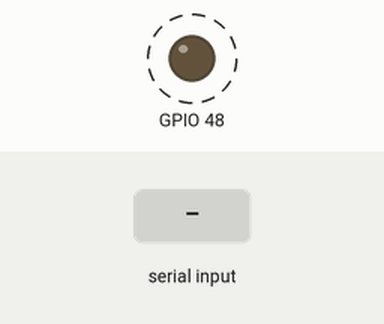
Simulated run of this program. Board: ESP32-S3. Shown: output pins drawn as LEDs (lit = HIGH). Dashed ring = blinking. The test bench sets the inputs (shaded band). Random numbers use the default seed unless the program sets one; what the program prints to the serial monitor is not drawn.

Above: at 1.4 s.
1.5 s: "d" received over Serial
3.7 s: "a" received over Serial
5.7 s: "A" received over Serial
Timing chart, 0 to 13.7 s (numbered marks = the images above; inputs shaded):
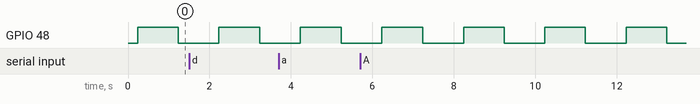

Measured:
- by itself, GPIO 48: alternates HIGH for 1.0 s and LOW for 1.0 s

The program:

main.cpp
```cpp
#include <Arduino.h>

#if defined(ESP32)
#include <esp_system.h>
#endif

#include "accel_adxl345.h"
#include "audio_i2s.h"
#include "config.h"
#include "dsp_features.h"
#include "evidence_buffers.h"
#include "event_log.h"
#include "fusion_fsm.h"

// Required global instances for header-only event_log.
EventLog g_event_log;

#if RAMPART_USE_MOCKS
RampartMockCorrelation g_rampart_mock_corr;
#endif

namespace {

static uint64_t g_boot_id = 0;
static uint32_t g_next_evidence_id = 1;

// ----------------------------
// Self-test harness (mock mode)
// ----------------------------

static uint32_t seen_audio_suspects = 0;
static uint32_t seen_accel_impacts = 0;
static uint32_t seen_correlated_alarms = 0;
static uint32_t fail_missed_expected = 0;

static const char *mock_scenario_str(int scn) {
  switch ((MockScenario)scn) {
    case SCN_AUDIO_ONLY:
      return "SCN_AUDIO_ONLY";
    case SCN_ACCEL_ONLY:
      return "SCN_ACCEL_ONLY";
    case SCN_CORRELATED:
      return "SCN_CORRELATED";
    case SCN_UNCORRELATED:
      return "SCN_UNCORRELATED";
    default:
      return "SCN_?";
  }
}

static void selftest_on_event(const EventRecord &e) {
  // Count only meaningful fusion-related events.
  if (e.type == EventType::AUDIO_SUSPECT) {
    seen_audio_suspects++;
  }

  // Treat "accel impacts" as any emitted record that observed an impact at that instant.
  // This avoids dependency on the FSM choosing an explicit IMPACT_SUSPECT vs ALERT_FIRED.
  if ((e.flags & 0x04u) != 0u) {
    seen_accel_impacts++;
  }

  // "Correlated" alarms = ALERT_FIRED with both audio (loud+HF) and impact flags set.
  if (e.type == EventType::ALERT_FIRED) {
    if ((e.flags & 0x07u) == 0x07u) {
      seen_correlated_alarms++;
    }
  }
}

static bool selftest_pass_now(uint32_t now_ms) {
  static constexpr uint32_t kSelfTestWindowMs = 30000u;
  if (now_ms < kSelfTestWindowMs) return false;

  const bool ok_audio = (EXPECT_AUDIO_EVENTS == 0u) ? (seen_audio_suspects == 0u)
                                                    : (seen_audio_suspects >= EXPECT_AUDIO_EVENTS);
  const bool ok_accel = (EXPECT_ACCEL_EVENTS == 0u) ? (seen_accel_impacts == 0u)
                                                    : (seen_accel_impacts >= EXPECT_ACCEL_EVENTS);
  const bool ok_corr = (EXPECT_CORR_EVENTS == 0u) ? (seen_correlated_alarms == 0u)
                                                  : (seen_correlated_alarms >= EXPECT_CORR_EVENTS);
  return ok_audio && ok_accel && ok_corr;
}

static rampart::AudioEvidenceBuffer g_audio_evid;
static rampart::AccelEvidenceBuffer g_accel_evid;

static uint64_t make_boot_id() {
#if defined(ESP32)
  // Prefer ESP HW RNG when available.
  const uint64_t hi = ((uint64_t)esp_random()) << 32;
  const uint64_t lo = (uint64_t)esp_random();
  uint64_t id = hi | lo;
  if (id == 0) id = 1;
  return id;
#else
  // Fallback for non-ESP builds.
  uint64_t id = ((uint64_t)micros() << 32) ^ (uint64_t)millis();
  if (id == 0) id = 1;
  return id;
#endif
}

static uint32_t frame_period_ms() {
  return (uint32_t)((1000ull * (uint64_t)RAMPART_AUDIO_FRAME_SAMPLES) /
                    (uint64_t)RAMPART_AUDIO_SAMPLE_RATE_HZ);
}

static void emit_and_print(EventRecord &e) {
  // Ensure every emitted record carries this boot identity.
  e.boot_id = g_boot_id;
  log_append(e);

  // Update self-test counters from the emitted record.
  selftest_on_event(e);

  // Print the actual stored record (seq/prev_hash/hash are assigned in log_append).
  const uint16_t cap = (uint16_t)RAMPART_EVENT_LOG_CAPACITY;
  const uint16_t last_idx = (uint16_t)((g_event_log.head + cap - 1u) % cap);
  log_print_one_line(g_event_log.buf[last_idx], Serial);
}

static void attach_evidence(EventRecord &e) {
  const uint32_t evid = g_next_evidence_id++;
  const rampart::AudioEvidenceRef ar = g_audio_evid.freeze_begin(evid);
  const rampart::AccelEvidenceRef gr = g_accel_evid.freeze_begin(evid);

  e.evidence_id = evid;
  e.audio_frames = ar.frames;
  e.audio_start_idx = ar.start_idx;
  e.accel_samples = gr.samples;
  e.accel_start_idx = gr.start_idx;
}

}  // namespace

void setup() {
  Serial.begin(115200);
  delay(200);

  Serial.println();
  Serial.println("Rampart PhaseA DSP+Fusion (ESP32-S3 Arduino)");
  Serial.print("RAMPART_USE_MOCKS=");
  Serial.println((int)RAMPART_USE_MOCKS);

  Serial.print("RAMPART_MOCK_SCENARIO=");
  Serial.print((int)RAMPART_MOCK_SCENARIO);
  Serial.print(" (");
  Serial.print(mock_scenario_str((int)RAMPART_MOCK_SCENARIO));
  Serial.println(")");

  Serial.print("RAMPART_DETERMINISTIC=");
  Serial.println((int)RAMPART_DETERMINISTIC);

  Serial.print("RAMPART_MOCK_SEED=0x");
  Serial.println((unsigned long)RAMPART_MOCK_SEED, HEX);

  pinMode(LED_BUILTIN, OUTPUT);
  digitalWrite(LED_BUILTIN, LOW);

  g_boot_id = make_boot_id();

  g_audio_evid.init();
  g_accel_evid.init();

  log_init();

#if RAMPART_USE_MOCKS
  // Legacy shared scheduler struct (kept for compatibility, but the deterministic
  // mocks use fixed formulas rather than shared random schedules).
  g_rampart_mock_corr.seed = (uint32_t)RAMPART_MOCK_SEED;
  g_rampart_mock_corr.next_burst_ms = 0u;
  g_rampart_mock_corr.burst_end_ms = 0u;
  g_rampart_mock_corr.correlated = (RAMPART_MOCK_SCENARIO == SCN_CORRELATED);
#endif

  const bool audio_ok = audio_init();
  const bool accel_ok = accel_init();

  Serial.print("init audio=");
  Serial.print(audio_ok ? "OK" : "FAIL");
  Serial.print(" accel=");
  Serial.println(accel_ok ? "OK" : "FAIL");

  EventRecord boot{};
  boot.type = EventType::BOOT;
  boot.t_ms = millis();
  boot.fsm_state = 0;
  attach_evidence(boot);
  emit_and_print(boot);
}

void loop() {
  const uint32_t now_ms = millis();

  static bool armed = true;  // hard requirement: armed true by default.

  // Serial command handling.
  while (Serial.available() > 0) {
    const char c = (char)Serial.read();
    if (c == 'd' || c == 'D') {
      log_dump_serial();
    } else if (c == 'a' || c == 'A') {
      armed = !armed;
      EventRecord e{};
      e.type = EventType::ARMED_CHANGED;
      e.t_ms = now_ms;
      e.flags = armed ? 1 : 0;
      attach_evidence(e);
      emit_and_print(e);
      Serial.print("armed=");
      Serial.println(armed ? "true" : "false");
    } else if (c == 't' || c == 'T') {
      EventRecord e{};
      e.type = EventType::TEST;
      e.t_ms = now_ms;
      attach_evidence(e);
      emit_and_print(e);
    }
  }

  // Module states.
  static FusionContext fsm;
  static bool fsm_inited = false;
  static AccelFeatureState accel_state;
  static bool feature_inited = false;

  if (!fsm_inited) {
    fsm_init(fsm);
    fsm_inited = true;
  }
  if (!feature_inited) {
    accel_feature_state_init(accel_state);
    feature_inited = true;
  }

  static AudioFeatures audio_feat{};
  static AccelFeatures accel_feat{};

  // Audio scheduling.
  static uint32_t next_audio_ms = 0;
  if (now_ms >= next_audio_ms) {
    AudioFrame frame;
    if (audio_read_frame(frame)) {
      g_audio_evid.push_frame(frame.samples);
      audio_compute_features(frame.samples, AudioFrame::kSamples, audio_sample_rate_hz(),
                             audio_feat);
    }
    next_audio_ms = now_ms + frame_period_ms();
  }

  // Accel scheduling.
  static uint32_t next_accel_ms = 0;
  const uint32_t accel_period_ms = (uint32_t)(1000u / RAMPART_ACCEL_RATE_HZ);
  if (now_ms >= next_accel_ms) {
    AccelSample s;
    if (accel_read_sample(s)) {
      g_accel_evid.push_sample(s);
      accel_compute_features(s, accel_state, accel_feat);
    }
    next_accel_ms = now_ms + accel_period_ms;
  }

  // FSM tick.
  EventRecord evt{};
  if (fsm_tick(fsm, armed, now_ms, audio_feat, accel_feat, evt)) {
    attach_evidence(evt);
    emit_and_print(evt);
  }

  // Advance post-capture state machines.
  g_audio_evid.tick_post_capture();
  g_accel_evid.tick_post_capture();

  // Periodic feature summary.
  static uint32_t next_print_ms = 0;
  if (now_ms >= next_print_ms) {
    next_print_ms = now_ms + RAMPART_PRINT_INTERVAL_MS;

    Serial.print("SUM t=");
    Serial.print(now_ms);
    Serial.print(" armed=");
    Serial.print(armed ? 1 : 0);
    Serial.print(" st=");
    Serial.print(fsm_state_str(fsm.state));

    Serial.print(" a_rms=");
    Serial.print(audio_feat.rms, 1);
    Serial.print(" a_pk=");
    Serial.print(audio_feat.peak, 0);
    Serial.print(" a_zcr=");
    Serial.print(audio_feat.zcr, 3);
    Serial.print(" a_hfe=");
    Serial.print(audio_feat.hfe, 0);

    Serial.print(" g_d=");
    Serial.print(accel_feat.delta_mag_g, 3);
    Serial.print(" g_pk=");
    Serial.print(accel_feat.peak_delta_g, 3);
    Serial.print(" g_imp=");
    Serial.print(accel_feat.impulse_g, 3);
    Serial.print(" impact=");
    Serial.print(accel_feat.impact ? 1 : 0);

    Serial.println();

    // Heartbeat LED.
    static bool led = false;
    led = !led;
    digitalWrite(LED_BUILTIN, led ? HIGH : LOW);
  }

  // Periodic self-test status (every 10s).
  static uint32_t next_selftest_ms = 0;
  if (now_ms >= next_selftest_ms) {
    next_selftest_ms = now_ms + 10000u;

    const bool pass_now = selftest_pass_now(now_ms);
    if (now_ms >= 30000u && !pass_now) {
      fail_missed_expected++;
    }

    Serial.print("SELFTEST scenario=");
    Serial.print(mock_scenario_str((int)RAMPART_MOCK_SCENARIO));
    Serial.print(" PASS=");
    Serial.print(pass_now ? 1 : 0);
    Serial.print(" FAIL=");
    Serial.print((unsigned long)fail_missed_expected);
    Serial.print(" counts=aud=");
    Serial.print((unsigned long)seen_audio_suspects);
    Serial.print(" acc=");
    Serial.print((unsigned long)seen_accel_impacts);
    Serial.print(" corr=");
    Serial.print((unsigned long)seen_correlated_alarms);
    Serial.println();
  }
}
```

event_canonical.h
```cpp
#pragma once

#include <stddef.h>
#include <stdint.h>

// Signing-ready canonical event representation.
// - Integer-only fields (stable across compilers / float repr)
// - Explicit field order for serialization
struct CanonicalEvent {
  uint64_t boot_id;
  uint64_t prev_hash;
  uint32_t seq;
  uint64_t monotonic_ms;
  uint8_t event_type;
  uint8_t confidence_0_100;
  uint8_t src_flags;
  int16_t audio_rms_q15;
  int16_t audio_hi_q15;
  int16_t audio_zcr_q15;
  int16_t audio_peak_q15;
  int16_t accel_mag_mg;
  int16_t accel_peak_mg;
  int16_t accel_impulse_q15;
  uint32_t evidence_id;
  uint16_t audio_frames;
  uint16_t accel_samples;
};

static constexpr size_t kCanonicalEventSerializedLen = 53u;

static inline int16_t clamp_i16(int32_t v) {
  if (v < -32768) return (int16_t)-32768;
  if (v > 32767) return (int16_t)32767;
  return (int16_t)v;
}

static inline int16_t q15_from_float(float x, float max_abs) {
  if (!(max_abs > 0.0f)) return 0;
  // Clamp to [-max_abs, +max_abs].
  if (x > max_abs) x = max_abs;
  if (x < -max_abs) x = -max_abs;

  // Map to Q15 with symmetric scaling. Note: +max_abs => +32767.
  const float scale = 32767.0f / max_abs;
  const float scaled = x * scale;
  // Round-to-nearest without pulling in heavier libm variants.
  const int32_t v = (int32_t)(scaled + (scaled >= 0.0f ? 0.5f : -0.5f));
  return clamp_i16(v);
}

static inline int16_t mg_from_g(float g) {
  // Convert g -> milli-g, clamp to int16.
  const float mg_f = g * 1000.0f;
  const int32_t mg = (int32_t)(mg_f + (mg_f >= 0.0f ? 0.5f : -0.5f));
  return clamp_i16(mg);
}

static inline void write_u16_le(uint8_t *out, uint16_t v) {
  out[0] = (uint8_t)(v & 0xFFu);
  out[1] = (uint8_t)((v >> 8) & 0xFFu);
}

static inline void write_u32_le(uint8_t *out, uint32_t v) {
  out[0] = (uint8_t)(v & 0xFFu);
  out[1] = (uint8_t)((v >> 8) & 0xFFu);
  out[2] = (uint8_t)((v >> 16) & 0xFFu);
  out[3] = (uint8_t)((v >> 24) & 0xFFu);
}

static inline void write_u64_le(uint8_t *out, uint64_t v) {
  out[0] = (uint8_t)(v & 0xFFull);
  out[1] = (uint8_t)((v >> 8) & 0xFFull);
  out[2] = (uint8_t)((v >> 16) & 0xFFull);
  out[3] = (uint8_t)((v >> 24) & 0xFFull);
  out[4] = (uint8_t)((v >> 32) & 0xFFull);
  out[5] = (uint8_t)((v >> 40) & 0xFFull);
  out[6] = (uint8_t)((v >> 48) & 0xFFull);
  out[7] = (uint8_t)((v >> 56) & 0xFFull);
}

static inline void write_i16_le(uint8_t *out, int16_t v) {
  write_u16_le(out, (uint16_t)v);
}

static inline size_t serialize_canonical_event(uint8_t *out, size_t out_len,
                                               const CanonicalEvent &e) {
  if (!out || out_len < kCanonicalEventSerializedLen) return 0;

  size_t o = 0;
  write_u64_le(out + o, e.boot_id);
  o += 8;
  write_u64_le(out + o, e.prev_hash);
  o += 8;
  write_u32_le(out + o, e.seq);
  o += 4;
  write_u64_le(out + o, e.monotonic_ms);
  o += 8;

  out[o++] = e.event_type;
  out[o++] = e.confidence_0_100;
  out[o++] = e.src_flags;

  write_i16_le(out + o, e.audio_rms_q15);
  o += 2;
  write_i16_le(out + o, e.audio_hi_q15);
  o += 2;
  write_i16_le(out + o, e.audio_zcr_q15);
  o += 2;
  write_i16_le(out + o, e.audio_peak_q15);
  o += 2;

  write_i16_le(out + o, e.accel_mag_mg);
  o += 2;
  write_i16_le(out + o, e.accel_peak_mg);
  o += 2;
  write_i16_le(out + o, e.accel_impulse_q15);
  o += 2;

  write_u32_le(out + o, e.evidence_id);
  o += 4;
  write_u16_le(out + o, e.audio_frames);
  o += 2;
  write_u16_le(out + o, e.accel_samples);
  o += 2;

  return o;
}
```

accel_adxl345.cpp
```cpp
#include "accel_adxl345.h"

#include "config.h"

#include <Wire.h>

namespace {

#if RAMPART_USE_MOCKS
static uint32_t xorshift32(uint32_t &x) {
  // NOTE: state must never be 0.
  x ^= (x << 13);
  x ^= (x >> 17);
  x ^= (x << 5);
  return x;
}

static uint32_t prng_seed_stream(uint32_t stream_id) {
  uint32_t s = (uint32_t)RAMPART_MOCK_SEED ^ stream_id;
  if (s == 0u) s = 1u;
  xorshift32(s);
  return s;
}

static bool mock_accel_impulse_active(uint32_t now_ms) {
#if !RAMPART_DETERMINISTIC
  (void)now_ms;
  return false;
#else
  // Deterministic, fixed schedule.
  // Keep impulse duration < RAMPART_FSM_SINGLE_MODALITY_SUSTAIN_MS so ACCEL_ONLY
  // doesn't produce single-modality alerts.
  static constexpr uint32_t kAudioPhaseMs = 2000u;
  static constexpr uint32_t kPeriodMs = 12000u;
  static constexpr uint32_t kImpulseMs = 60u;

  if (RAMPART_MOCK_SCENARIO == SCN_AUDIO_ONLY) return false;

  uint32_t phase_ms = 2500u;  // default for ACCEL_ONLY
  if (RAMPART_MOCK_SCENARIO == SCN_CORRELATED) {
    // Aligned within correlation window of the audio burst.
    phase_ms = kAudioPhaseMs + 500u;
  } else if (RAMPART_MOCK_SCENARIO == SCN_UNCORRELATED) {
    // Always outside correlation window.
    phase_ms = kAudioPhaseMs + RAMPART_FSM_CORRELATION_WINDOW_MS + 500u;
  }

  if (now_ms < phase_ms) return false;
  const uint32_t dt = (uint32_t)((now_ms - phase_ms) % kPeriodMs);
  return (dt < kImpulseMs);
#endif
}

#endif

// ADXL345 registers.
static const uint8_t REG_DEVID = 0x00;
static const uint8_t REG_POWER_CTL = 0x2D;
static const uint8_t REG_DATA_FORMAT = 0x31;
static const uint8_t REG_DATAX0 = 0x32;

static bool i2c_write_reg(uint8_t addr, uint8_t reg, uint8_t val) {
  Wire.beginTransmission(addr);
  Wire.write(reg);
  Wire.write(val);
  return (Wire.endTransmission() == 0);
}

static bool i2c_read_regs(uint8_t addr, uint8_t reg, uint8_t *buf, size_t n) {
  Wire.beginTransmission(addr);
  Wire.write(reg);
  if (Wire.endTransmission(false) != 0) return false;
  size_t got = Wire.requestFrom((int)addr, (int)n);
  if (got != n) return false;
  for (size_t i = 0; i < n; ++i) {
    buf[i] = (uint8_t)Wire.read();
  }
  return true;
}

}  // namespace

bool accel_init() {
#if RAMPART_USE_MOCKS
  return true;
#else
  Wire.begin((int)RAMPART_I2C_SDA_PIN, (int)RAMPART_I2C_SCL_PIN);

  uint8_t devid = 0;
  if (!i2c_read_regs((uint8_t)RAMPART_ADXL345_I2C_ADDR, REG_DEVID, &devid, 1)) return false;
  if (devid != 0xE5) return false;

  // DATA_FORMAT: FULL_RES=1, range=16g (0b11)
  if (!i2c_write_reg((uint8_t)RAMPART_ADXL345_I2C_ADDR, REG_DATA_FORMAT, 0x0B)) return false;
  // POWER_CTL: MEASURE=1
  if (!i2c_write_reg((uint8_t)RAMPART_ADXL345_I2C_ADDR, REG_POWER_CTL, 0x08)) return false;
  return true;
#endif
}

bool accel_read_sample(AccelSample &out) {
  const uint32_t now_ms = millis();

#if RAMPART_USE_MOCKS
  static uint32_t seed = 0;
  if (seed == 0u) seed = prng_seed_stream(0xACC310u);

  const bool impulse = mock_accel_impulse_active(now_ms);

  // Gravity + small noise.
  uint32_t r = xorshift32(seed);
  float nx = ((int32_t)(r & 0xFF) - 128) * 0.0008f;
  float ny = ((int32_t)((r >> 8) & 0xFF) - 128) * 0.0008f;
  float nz = ((int32_t)((r >> 16) & 0xFF) - 128) * 0.0008f;

  float x = nx;
  float y = ny;
  float z = 1.0f + nz;

  if (impulse) {
    // Deterministic impact: a short, high-amplitude impulse to reliably exceed
    // RAMPART_ACCEL_IMPULSE_G_TRIG.
    // Alternate sign based on the current sample time to increase the impulse score.
    const uint32_t sample_period_ms = (uint32_t)(1000u / RAMPART_ACCEL_RATE_HZ);
    const float sgn = (((now_ms / sample_period_ms) & 1u) != 0u) ? 1.0f : -1.0f;
    const float spike = 2.0f;
    x += sgn * spike;
    y += -sgn * (0.7f * spike);
    z += sgn * (0.3f * spike);
  }

  out.x_g = x;
  out.y_g = y;
  out.z_g = z;
  out.t_ms = now_ms;
  return true;
#else
  uint8_t raw[6];
  if (!i2c_read_regs((uint8_t)RAMPART_ADXL345_I2C_ADDR, REG_DATAX0, raw, sizeof(raw))) {
    return false;
  }
  int16_t x = (int16_t)((raw[1] << 8) | raw[0]);
  int16_t y = (int16_t)((raw[3] << 8) | raw[2]);
  int16_t z = (int16_t)((raw[5] << 8) | raw[4]);

  // FULL_RES scale ~ 3.9 mg/LSB.
  const float g_per_lsb = 0.0039f;
  out.x_g = (float)x * g_per_lsb;
  out.y_g = (float)y * g_per_lsb;
  out.z_g = (float)z * g_per_lsb;
  out.t_ms = now_ms;
  return true;
#endif
}
```

accel_adxl345.h
```cpp
// ADXL345 accelerometer adapter: real I2C + mock generator.
#pragma once

#include <Arduino.h>

#include "config.h"
#include "dsp_features.h"  // AccelSample

bool accel_init();

// Read one sample (x/y/z in g). Returns true if updated.
bool accel_read_sample(AccelSample &out);
```

audio_i2s.h
```cpp
// Audio input adapter: I2S mic (real) or synthetic generator (mock).
#pragma once

#include <Arduino.h>

#include "config.h"

struct AudioFrame {
  static const size_t kSamples = (size_t)RAMPART_AUDIO_FRAME_SAMPLES;
  int16_t samples[kSamples];
  uint32_t t_ms;  // approximate capture timestamp (ms)
};

// Initializes audio capture or mock generator.
bool audio_init();

// Produces exactly one fixed-size frame.
// Returns true on success.
bool audio_read_frame(AudioFrame &out);

uint32_t audio_sample_rate_hz();
```

Source omitted: event_log.h (6755 bytes), evidence_buffers.h (5448 bytes), audio_i2s.cpp (4701 bytes), dsp_features.cpp (3202 bytes), dsp_features.h (907 bytes), fusion_fsm.cpp (5340 bytes), fusion_fsm.h (725 bytes), ard_pins_esp32s3_devkitc1.h (1438 bytes), config.h (5127 bytes)
